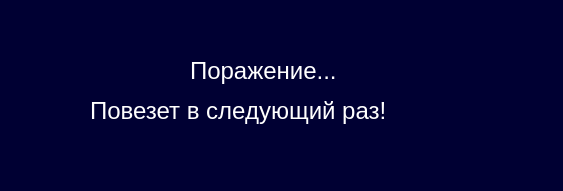
<?xml version="1.0" encoding="UTF-8"?>
<ui version="4.0">
 <class>Dialog</class>
 <widget class="QDialog" name="Dialog">
  <property name="geometry">
   <rect>
    <x>0</x>
    <y>0</y>
    <width>563</width>
    <height>191</height>
   </rect>
  </property>
  <property name="minimumSize">
   <size>
    <width>563</width>
    <height>191</height>
   </size>
  </property>
  <property name="maximumSize">
   <size>
    <width>563</width>
    <height>191</height>
   </size>
  </property>
  <property name="windowTitle">
   <string>Поражение</string>
  </property>
  <property name="styleSheet">
   <string notr="true">background-color: #000033;</string>
  </property>
  <widget class="QLabel" name="label">
   <property name="geometry">
    <rect>
     <x>190</x>
     <y>50</y>
     <width>221</width>
     <height>41</height>
    </rect>
   </property>
   <property name="font">
    <font>
     <pointsize>18</pointsize>
    </font>
   </property>
   <property name="styleSheet">
    <string notr="true">color: white</string>
   </property>
   <property name="text">
    <string>Поражение...</string>
   </property>
  </widget>
  <widget class="QLabel" name="label_2">
   <property name="geometry">
    <rect>
     <x>90</x>
     <y>90</y>
     <width>421</width>
     <height>41</height>
    </rect>
   </property>
   <property name="font">
    <font>
     <pointsize>18</pointsize>
    </font>
   </property>
   <property name="styleSheet">
    <string notr="true">color: white</string>
   </property>
   <property name="text">
    <string>Повезет в следующий раз!</string>
   </property>
  </widget>
 </widget>
 <resources/>
 <connections/>
</ui>
